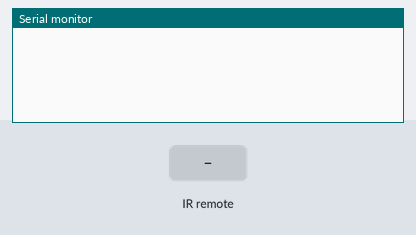
This sketch was run on a simulated Arduino Uno, built with avr-gcc and run on an emulated ATmega328P. Parts: the last lines printed to the serial monitor. The inputs (shaded band) are chosen by the test bench.

Above: at 1.2 s.
1.3 s: infrared code 0xE0E046B9 received
At 1.8 s:
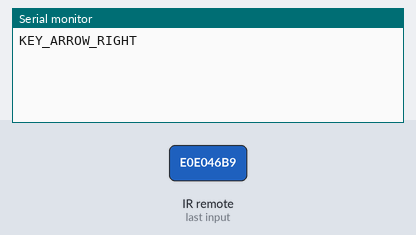
2.8 s: infrared code 0xE0E08679 received
At 4.0 s:
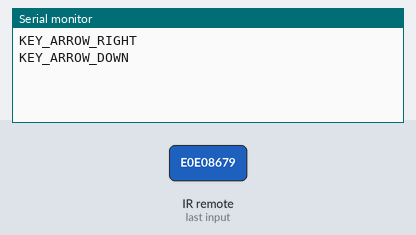
4.3 s: infrared code 0xE0E0A659 received
At 5.3 s:
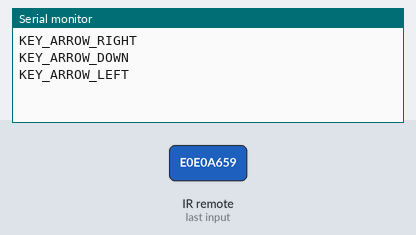
5.8 s: infrared code 0xE0E006F9 received
At 6.5 s:
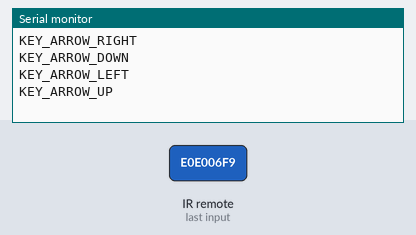
7.3 s: infrared code 0xE0E058A7 received
At 8.8 s:
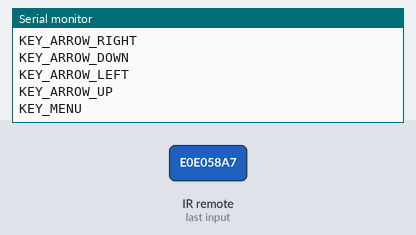

The sketch:

decoder.ino
```cpp
#include <IRremote.h>
#include <IRremoteInt.h>

#define IR_INPUT A0

IRrecv irrecv(IR_INPUT);
decode_results results;

#define KEY_ARROW_RIGHT 3772794553
#define KEY_ARROW_DOWN 3772810873
#define KEY_ARROW_LEFT 3772819033
#define KEY_ARROW_UP 3772778233
#define KEY_MENU 3772799143

void setup() {
    Serial.begin(9600);

    irrecv.enableIRIn(); // uruchamia odbiornik podczerwieni
}

void loop() {
    if (irrecv.decode(&results)) {
        // Serial.print(results.value);
        // Serial.println(" ");

        switch(results.value) {
            case KEY_ARROW_RIGHT:
                Serial.println("KEY_ARROW_RIGHT");
                break;
            case KEY_ARROW_DOWN:
                Serial.println("KEY_ARROW_DOWN");
                break;
            case KEY_ARROW_LEFT:
                Serial.println("KEY_ARROW_LEFT");
                break;
            case KEY_ARROW_UP:
                Serial.println("KEY_ARROW_UP");
                break;
            case KEY_MENU:
                Serial.println("KEY_MENU");
                break;
        }

        irrecv.resume(); // odbiera następną wartość

        delay(100);
    }
}
```

Measured:
- after the input at 1.3 s, the serial monitor: prints a new line at once (image 1)
- after the input at 2.8 s, the serial monitor: prints a new line at once (image 2)
- after the input at 4.3 s, the serial monitor: prints a new line at once (image 3)
- after the input at 5.8 s, the serial monitor: prints a new line at once (image 4)
- after the input at 7.3 s, the serial monitor: prints a new line at once (image 5)
